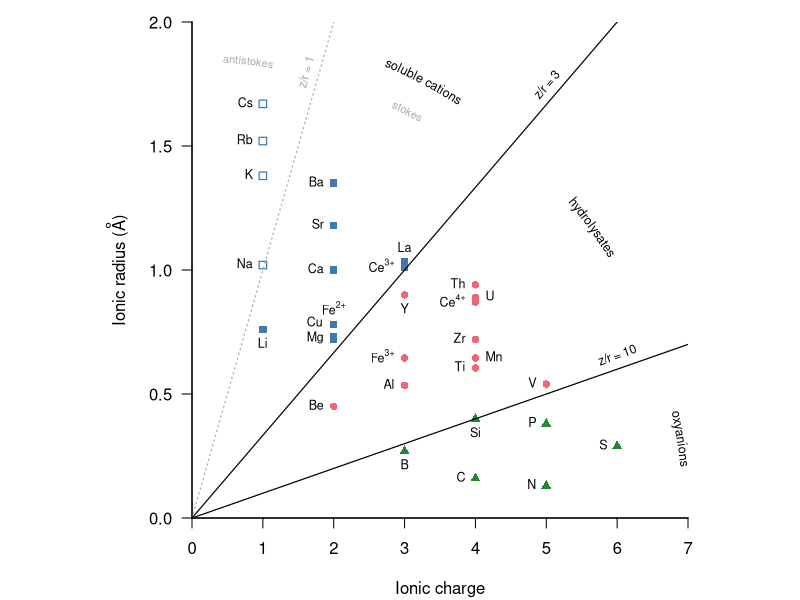

Source code (R):
# Import data ==================================================================
goldschmidt <- read.table("goldschmidt.csv", sep = ",", dec = ".",
                          header = TRUE, row.names = NULL, encoding = "UTF-8")

# Plot diagram =================================================================
# Set graphical parameters -----------------------------------------------------
par(fig = c(0, 1, 0, 1), mar = c(4, 5, 1, 1) + 0.1,
    cex = 1, cex.axis = 1, cex.lab = 1, lwd = 1.2,
    xpd = FALSE, las = 1, pty = "s", new = FALSE)

ionic_potential <- goldschmidt$z / goldschmidt$r
pch <- dplyr::case_when(
  ionic_potential < 1 ~ 0,
  ionic_potential < 3 ~ 15,
  ionic_potential < 10 ~ 16, TRUE ~ 17
)
col <- dplyr::case_when(
  ionic_potential < 3 ~ "#4477AA",
  ionic_potential < 10 ~ "#EE6677",
  TRUE ~ "#228833"
)

# Plot diagram -----------------------------------------------------------------
plot(
  x = goldschmidt$z, y = goldschmidt$r,
  pch = pch, col = col, cex = 1,
  xlab = "Ionic charge", ylab = expression("Ionic radius ("*ring(A)*")"),
  xlim = c(0, 7), ylim = c(0, 2),
  bty = "l", xaxs = "i", yaxs = "i"
)

# Add labels -------------------------------------------------------------------
goldschmidt_lab <- as.character(goldschmidt$symbol)
ion <- which(goldschmidt_lab %in% c("Mg", "Cu", "Fe(II)", "Fe(III)",
                                    "Ce(III)", "Ce(IV)"))
goldschmidt_lab[ion] <- c("Cu\nMg","",
                          expression("Fe"^"2+"), 
                          expression("Fe"^"3+"), 
                          expression("Ce"^"3+"), 
                          expression("Ce"^"4+"))

text(
  x = goldschmidt$z, y = goldschmidt$r,
  labels = goldschmidt_lab,
  pos = c(1,2,2,2,2,2,2,2,3,2,2,2,1,2,2,1,2,3,2,1,2,4,2,2,4,2,2,2,2,2),
  cex = 0.75
)

# Add sectors ------------------------------------------------------------------
abline(a = 0, b = 1, lty = 3, lwd = 1.2, col = "darkgrey")
text(x = 1.6, y = 1.8, srt = 75, labels = "z/r = 1", cex = 0.75, col = "darkgrey")
abline(a = 0, b = 3^-1, lty = 1, lwd = 1.2)
text(x = 5, y = 1.75, srt = 50, labels = "z/r = 3", cex = 0.75)
abline(a = 0, b = 10^-1, lty = 1, lwd = 1.2)
text(x = 6, y = 0.66, srt = 20, labels = "z/r = 10", cex = 0.75)

plotrix::arctext("antistokes", center = c(0,0), radius = 6.5, middle = pi/2.17, 
                 cex = 0.66, col = "darkgrey")
plotrix::arctext("stokes", center = c(0,0), radius = 6.5, middle = pi/2.9, 
                 cex = 0.66, col = "darkgrey")
plotrix::arctext("soluble cations", center = c(0,0), radius = 7, middle = pi/2.9, 
                 cex = 0.75)
plotrix::arctext("hydrolysates", center = c(0,0), radius = 7, middle = pi/5,
                 cex = 0.75)
plotrix::arctext("oxyanions", center = c(0,0), radius = 7, middle = pi/19.5,
                 cex = 0.75)
